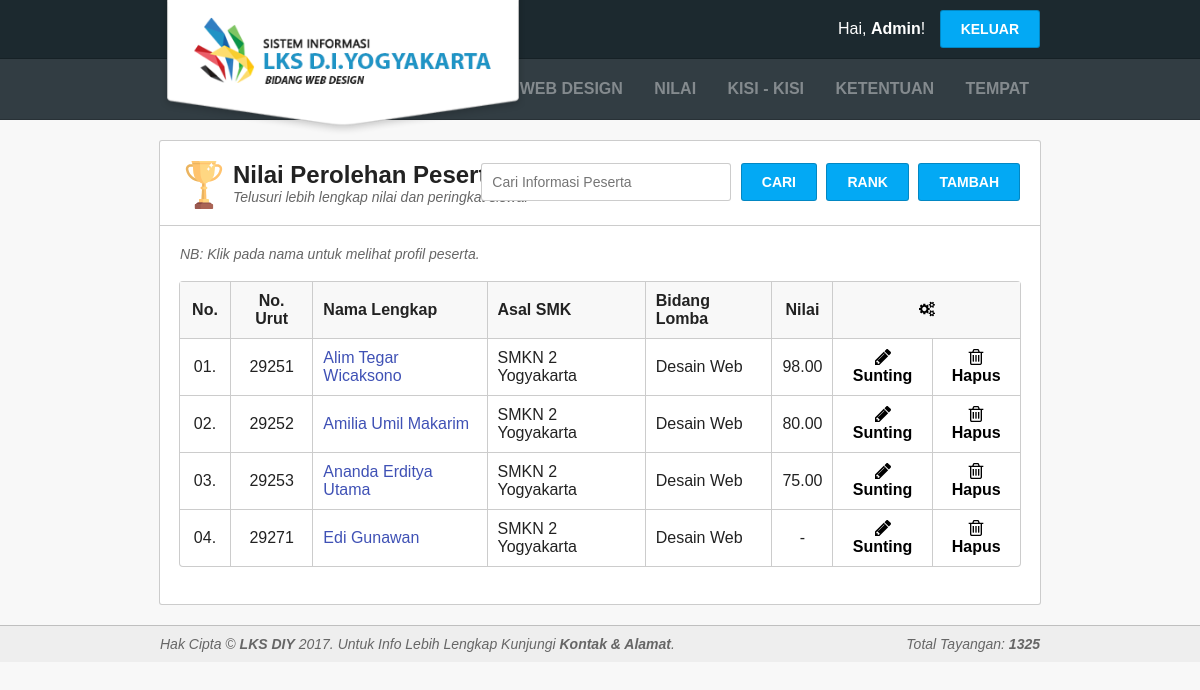
The page /nilai.php (signed in) on the database its author committed.
### tables this page shows
CREATE TABLE `peserta` (
  `id` varchar(20) NOT NULL,
  `nama` varchar(50) NOT NULL,
  `passwd` varchar(30) NOT NULL,
  `bidang` varchar(30) NOT NULL,
  `umur` int(5) DEFAULT NULL,
  `asalsmk` varchar(30) DEFAULT NULL,
  `kelas` varchar(5) DEFAULT NULL
);

CREATE TABLE `nilai` (
  `id` varchar(20) NOT NULL,
  `nilai` float(4,2) DEFAULT NULL
);

CREATE TABLE `hit` (
  `total` int(10) NOT NULL
);

### engine/conn.php (called while the page is built, shortened)
<?php
	if(isset($_SESSION['akses']) && isset($_SESSION['id'])){
		$akses = $_SESSION['akses'];
		$id = $_SESSION['id'];
	}
 ?>

### engine/hit.php (called while the page is built, shortened)
<?php
	$query_hit = mysqli_query($mysqli, "SELECT * FROM hit");
	while($result_hit = mysqli_fetch_array($query_hit)){
		$total = $result_hit['total'] + 1;
	}
 ?>

### engine/section-nilai.php (the view, shortened to what this page needs)
<?php
	$query_peserta = mysqli_query($mysqli, "SELECT * FROM peserta");
 ?>
<section id="nilai">
	<div class="section-container">
		<div class="section-head">
			<img src="asset/icon/score.svg" alt="Nilai Peserta LKS">
			<h2>Nilai Perolehan Peserta LKS</h2>
			<p class="info">Telusuri lebih lengkap nilai dan peringkat siswa.</p>
			<form>
				<input type="search" name="cari-peserta" placeholder="Cari Informasi Peserta" value="<?php if(isset($cari_peserta)){ echo $cari_peserta; } ?>">
				<button>CARI</button>
				<button type="button" onclick="window.location = 'peringkat-nilai.php'" style="margin-left: 5px; ">RANK</button>
				<?php if(isset($akses) && $akses == "admin"){ ?>
				<button type="button" style="margin-left: 5px;" onclick="window.location = 'nilai.php?tambah-peserta=1'">TAMBAH</button>
				<?php } ?>
			</form>
		</div>
		<div class="section-body">
			<?php if(mysqli_num_rows($query_peserta)){ ?>
			<?php if(isset($akses) && $akses == "admin"){ ?>
			<p class="info">NB: Klik pada nama untuk melihat profil peserta.</p>
			<?php } ?>
			<table>
				<thead>
					<tr>
						<th>No.</th>
						<th>No. Urut</th>
						<th>Nama Lengkap</th>
						<th>Asal SMK</th>
						<th>Bidang Lomba</th>
						<th>Nilai</th>
						<?php if(isset($akses) && $akses == "admin"){ ?>
						<th class="td-option" colspan="2"><img src="asset/icon/settings.svg" alt="Pilihan"></th>
						<?php } ?>
					</tr>
				</thead>
				<tbody>
					<?php
						$no = 1;
						while($result_peserta = mysqli_fetch_array($query_peserta)){
							$id = $result_peserta['id'];
							$nama = $result_peserta['nama'];
							$bidang = $result_peserta['bidang'];
							$asalsmk = $result_peserta['asalsmk'];
							$query_nilai = mysqli_query($mysqli, "SELECT * FROM nilai WHERE id='$id'");
							$result_nilai = mysqli_fetch_array($query_nilai);
							$nilai = ($result_nilai['nilai'] == NULL || $result_nilai['nilai'] == 0.00) ? "-" : $result_nilai['nilai'];
					?>
						<tr>
							<td><?php if($no < 10){ echo "0".$no."."; }else{ echo $no."."; } ?></td>
							<td><?php echo $id; ?></td>
							<td>
								<?php if(isset($akses) && $akses == "admin"){ ?>
								<a href="nilai.php?sunting-peserta=<?php echo $id; ?>" title="Sunting Profil">
								<?php } ?>
									<?php echo $nama; ?>
								</a>
							</td>
							<td><?php echo $asalsmk; ?></td>
							<td><?php echo $bidang; ?></td>
							<td><?php echo $nilai; ?></td>
							<?php if(isset($akses) && $akses == "admin"){ ?>
							<td class="td-option">
								<img src="asset/icon/pencil.svg" alt="Sunting">
								<a href="nilai.php?sunting-nilai=<?php echo $id; ?>" title="Sunting">Sunting</a>
							</td>
							<td class="td-option">
								<img src="asset/icon/trash.svg" alt="Hapus">
								<a href="nilai.php?hapus-peserta=<?php echo $id; ?>" title="Hapus">Hapus</a>
							</td>
							<?php } ?>
						</tr>
					<?php $no++; } ?>
				</tbody>
			</table>
			<?php }else{ ?>
			<p class="info noresult">Peserta tidak dapat ditemukan/belum ada. <a href="javascript:void(0)" onclick="history.back()">Klik untuk kembali</a>.</p>
			<?php } ?>
		</div>
	</div>
</section>

### nilai.php (shortened to what this page needs)
<!DOCTYPE html>
<html>
<head>
<?php
	include "engine/conn.php";
	include "engine/hit.php";
	include "engine/head.php";
 ?>
</head>
<body>
<?php
	include "engine/nav.php";
	include "engine/section-nilai.php";
	include "engine/footer.php";
 ?>
</body>
</html>

### engine/head.php (shortened to what this page needs)
<link rel="stylesheet" type="text/css" href="asset/css/style.css">

### engine/nav.php (shortened to what this page needs)
<?php
	if(isset($id)){
		if($akses == "admin"){
			$query = mysqli_query($mysqli, "SELECT * FROM admin WHERE id='$id'");
		}elseif($akses == "peserta"){
			$query = mysqli_query($mysqli, "SELECT * FROM peserta WHERE id='$id'");
		}
		$result = mysqli_fetch_array($query);
		$nama = $result['nama'];
	}
 ?>
<nav id="nav-top">
	<div class="nav-container">
		<div class="nav-head">
			<a href="index.php" title="Beranda">
				<img src="asset/img/head-lks.png" alt="Sistem Informasi LKS DIY">
			</a>
		</div>
		<?php if(isset($id)){ ?>
		<div class="nav-account">
			<p>Hai, <a href="javascript:void(0)" onclick="document.querySelectorAll('#modal-profil')[0].style.display = 'block'" title="Profil"><?php echo $nama; ?></a>!</p>
			<button onclick="window.location = 'engine/act-logout.php'">KELUAR</button>
		</div>
		<?php } ?>
	</div>
</nav>
<nav id="nav-bottom">
	<div class="nav-container">
		<div class="nav-menu">
			<ul>
				<li><a href="web-design.php" title="Web Design">WEB DESIGN</a></li>
				<li><a href="nilai.php" title="Nilai">NILAI</a></li>
				<li><a href="kisi.php" title="Kisi - Kisi">KISI - KISI</a></li>
				<li><a href="ketentuan.php" title="Ketentuan">KETENTUAN</a></li>
				<li><a href="tempat.php" title="Tempat">TEMPAT</a></li>
			</ul>
		</div>
	</div>
</nav>

### engine/footer.php
<footer>
	<div class="footer-container">
		<p>Hak Cipta &copy; <a href="index.php" title="Beranda">LKS DIY</a> 2017. Untuk Info Lebih Lengkap Kunjungi <a href="kontak-alamat.php" title="Kontak">Kontak & Alamat</a>.</p>
		<p class="hit">
			Total Tayangan: <b><?php echo $total; ?></b>
		</p>
	</div>
</footer>

### asset/css/style.css (style rules this page uses)
.info { color: #666; font-size: 14px; font-style: italic; margin-bottom: 10px; }
.td-option img { width: 16px; margin-bottom: -2px; }
th.td-option img { margin-right: 0px; }
.td-option a { color: #000; font-weight: bold; }
html { font-family: "Arial", sans-serif; width: 100%; height: 100%; }
body { background: #f8f8f8; width: 100%; height: 100%; margin: 0px; }
ul { list-style: none; margin: 0px; padding: 0px; }
a { text-decoration: none; }
h1,h2,h3,h4,h5,h6,p { color: #222; margin: 0px; padding: 0px; }
table { border-collapse: collapse; border-style: hidden; border-radius: 3px; -ms-border: 1px solid #ccc; box-shadow: 0px 0px 0px 1px #ccc; }
table thead tr { background: #f8f8f8; }
table th, table td { color: #222; text-align: center; padding: 10px; border: 1px solid #ccc; }
table a { color: #3f51b5; }
input,select,textarea,button { font-family: "Arial", sans-serif; font-size: 14px; padding: 10px; border: 1px solid rgba(0,0,0,0.2); border-radius: 3px; }
button { background: #03a9f4; color: #fff; font-weight: bold; padding: 10px 20px; cursor: pointer; transition: 0.2s; }
nav { width: 100%; border-bottom: 1px solid rgba(0,0,0,0.2); }
.nav-container { width: calc(100% - 320px); margin: auto; padding: 10px; overflow: hidden; }
nav#nav-top { background: #1c292f; }
nav#nav-top .nav-head { position: absolute; top: -20px; }
nav#nav-top .nav-head a img { height: 155px; transition: 0.2s; }
nav#nav-top .nav-account { float: right; }
nav#nav-top .nav-account p { display: inline-block; color: #fff; margin-right: 10px; }
nav#nav-top .nav-account a { color: inherit; font-weight: bold; }
nav#nav-bottom { background: #323d43; }
nav#nav-bottom .nav-menu { float: right; }
nav#nav-bottom .nav-menu ul li { display: inline-block; }
nav#nav-bottom .nav-menu ul li a { display: inline-block; color: rgba(255,255,255,0.4); font-weight: bold; padding: 10px; margin-left: 5px; border: 1px solid transparent; border-radius: 3px; transition: 0.2s; }
section { width: 100%; padding: 20px 0px; overflow: hidden; }
.section-container { background: #fff; width: calc(100% - 320px); min-height: 463px; margin: auto; border: 1px solid rgba(0,0,0,0.2); border-radius: 3px; }
.section-head { position: relative; padding: 20px; border-bottom: 1px solid rgba(0,0,0,0.2); }
.section-head img { float: left; width: 48px; margin-right: 5px; }
.section-head form { position: absolute; top: 22px; right: 20px; }
.section-head form input[type='search'] { width: 250px; }
.section-head form input, .section-head form select { margin-right: 5px; }
.section-head .info { margin-bottom: 0px; }
.section-body { position: relative; padding: 20px; overflow: hidden; }
#nilai .section-body table { width: 100%; }
#nilai .section-body table th:nth-child(1), #nilai .section-body table td:nth-child(1) { width: 30px; }
#nilai .section-body table th:nth-child(3), #nilai .section-body table td:nth-child(3), #nilai .section-body table th:nth-child(4), #nilai .section-body table td:nth-child(4), #nilai .section-body table th:nth-child(5), #nilai .section-body table td:nth-child(5) { text-align: left; }
#nilai .section-body .info { margin-bottom: 20px; }
footer { background: #eee; width: 100%; border-top: 1px solid rgba(0,0,0,0.2); }
.footer-container { width: calc(100% - 320px); margin: auto; padding: 10px; overflow: hidden; }
footer p { float: left; color: #666; font-size: 14px; font-style: italic; }
footer a { color: #666; font-weight: bold; }
footer p.hit { float: right; }

### rows shown on the page
peserta: id "29251", nama "Alim Tegar Wicaksono", asalsmk "SMKN 2 Yogyakarta", bidang "Desain Web", nilai.nilai "98.00"
peserta: id "29252", nama "Amilia Umil Makarim", asalsmk "SMKN 2 Yogyakarta", bidang "Desain Web", nilai.nilai "80.00"
peserta: id "29253", nama "Ananda Erditya Utama", asalsmk "SMKN 2 Yogyakarta", bidang "Desain Web", nilai.nilai "75.00"
peserta: id "29271", nama "Edi Gunawan", asalsmk "SMKN 2 Yogyakarta", bidang "Desain Web", nilai.nilai "-"
hit: total "1325"

### other values the page prints
$nama "Admin"
